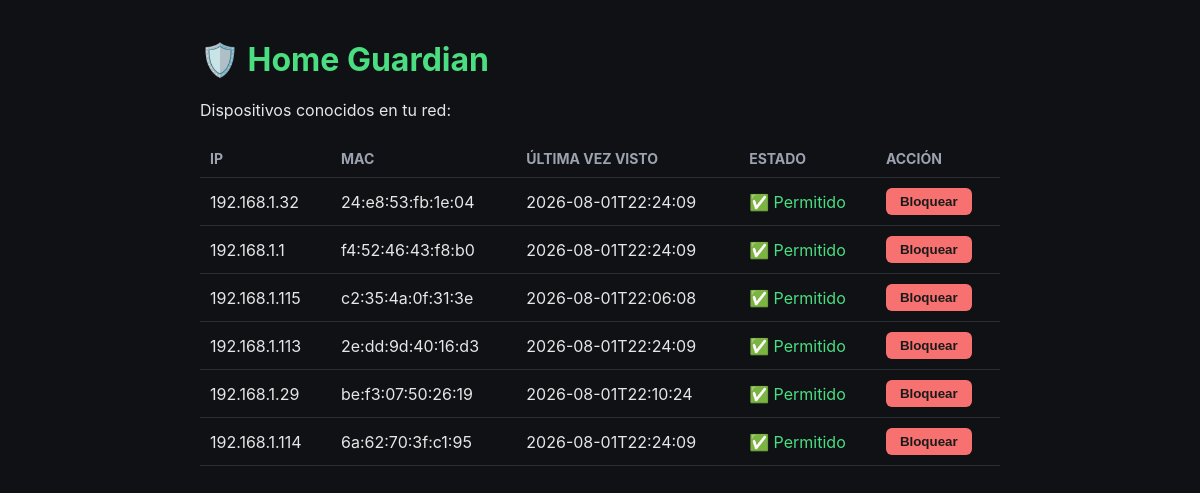
The app's page /, older data.
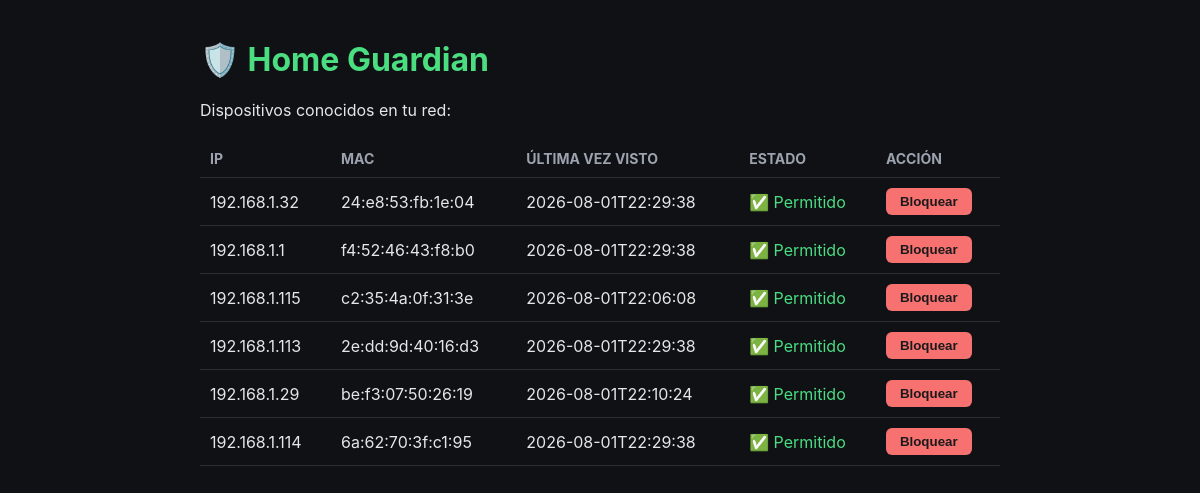
The same page, newer data.
### tables this page shows
CREATE TABLE dispositivos (
            mac TEXT PRIMARY KEY,
            ip TEXT,
            primera_vez_visto TEXT,
            ultima_vez_visto TEXT
        );

### dashboard.py (the view)
@app.route("/")
def inicio():
    dispositivos = db.obtener_todos_los_dispositivos()
    bloqueadas = firewall.obtener_bloqueadas()
    return render_template("index.html", dispositivos=dispositivos, bloqueadas=bloqueadas)

### db.py (called while the page is built)
def conectar():
    return sqlite3.connect(NOMBRE_DB)

def obtener_todos_los_dispositivos():
    conn = conectar()
    cursor = conn.cursor()
    cursor.execute("SELECT mac, ip, primera_vez_visto, ultima_vez_visto FROM dispositivos")
    filas = cursor.fetchall()
    conn.close()
    return [
        {"mac": f[0], "ip": f[1], "primera_vez_visto": f[2], "ultima_vez_visto": f[3]}
        for f in filas
    ]

### firewall.py (called while the page is built, shortened)
def _existe_archivo():
    return os.path.exists(ARCHIVO_ANCHOR)

def obtener_bloqueadas():
    if not _existe_archivo():
        return []

### templates/index.html (shortened to what this page needs)
<!DOCTYPE html>
<html lang="es">
<head>
</head>
<body>
    <h1>🛡️ Home Guardian</h1>
    <p>Dispositivos conocidos en tu red:</p>
    <table>
        <tr>
            <th>IP</th>
            <th>MAC</th>
            <th>Última vez visto</th>
            <th>Estado</th>
            <th>Acción</th>
        </tr>
        {% for d in dispositivos %}
        <tr>
            <td>{{ d.ip }}</td>
            <td>{{ d.mac }}</td>
            <td>{{ d.ultima_vez_visto }}</td>
            {% if d.ip in bloqueadas %}
                <td class="bloqueado">🚫 Bloqueado</td>
                <td>
                    <form method="POST" action="/desbloquear" style="display:inline">
                        <input type="hidden" name="ip" value="{{ d.ip }}">
                        <button class="btn-desbloquear" type="submit">Desbloquear</button>
                    </form>
                </td>
            {% else %}
                <td class="activo">✅ Permitido</td>
                <td>
                    <form method="POST" action="/bloquear" style="display:inline">
                        <button class="btn-bloquear" type="submit">Bloquear</button>
                    </form>
                </td>
            {% endif %}
        </tr>
        {% endfor %}
    </table>
</body>
</html>

Row changes from the older to the newer data that the page shows:
changed dispositivos "24:e8:53:fb:1e:04": ultima_vez_visto "2026-08-01T22:24:09" → "2026-08-01T22:29:38"
changed dispositivos "f4:52:46:43:f8:b0": ultima_vez_visto "2026-08-01T22:24:09" → "2026-08-01T22:29:38"
changed dispositivos "2e:dd:9d:40:16:d3": ultima_vez_visto "2026-08-01T22:24:09" → "2026-08-01T22:29:38"
changed dispositivos "6a:62:70:3f:c1:95": ultima_vez_visto "2026-08-01T22:24:09" → "2026-08-01T22:29:38"
